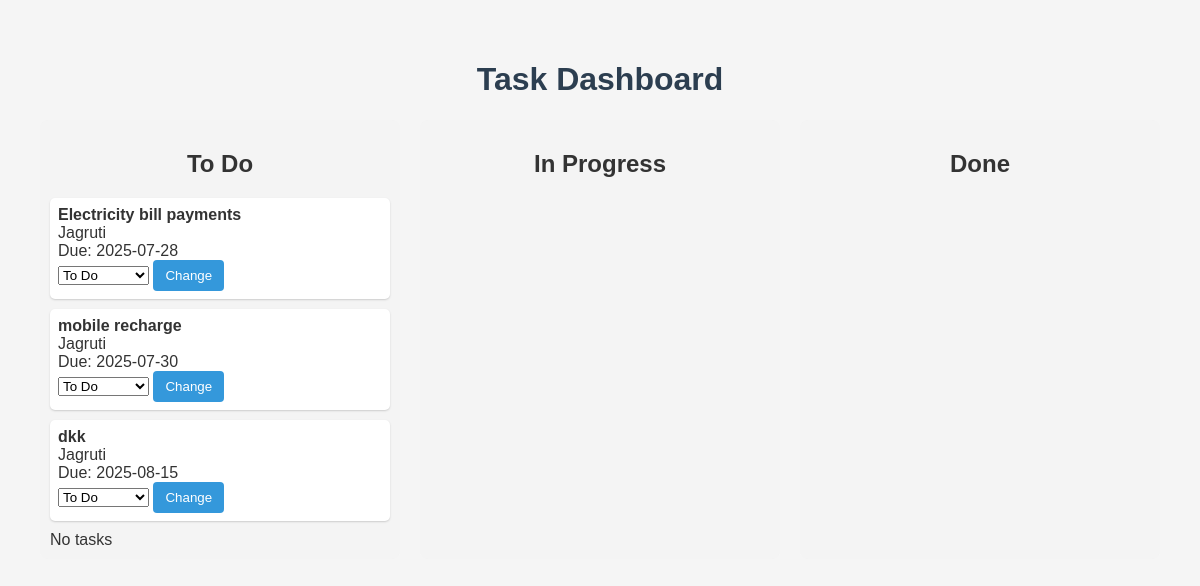
Before: /filter/To Do with the older database file.
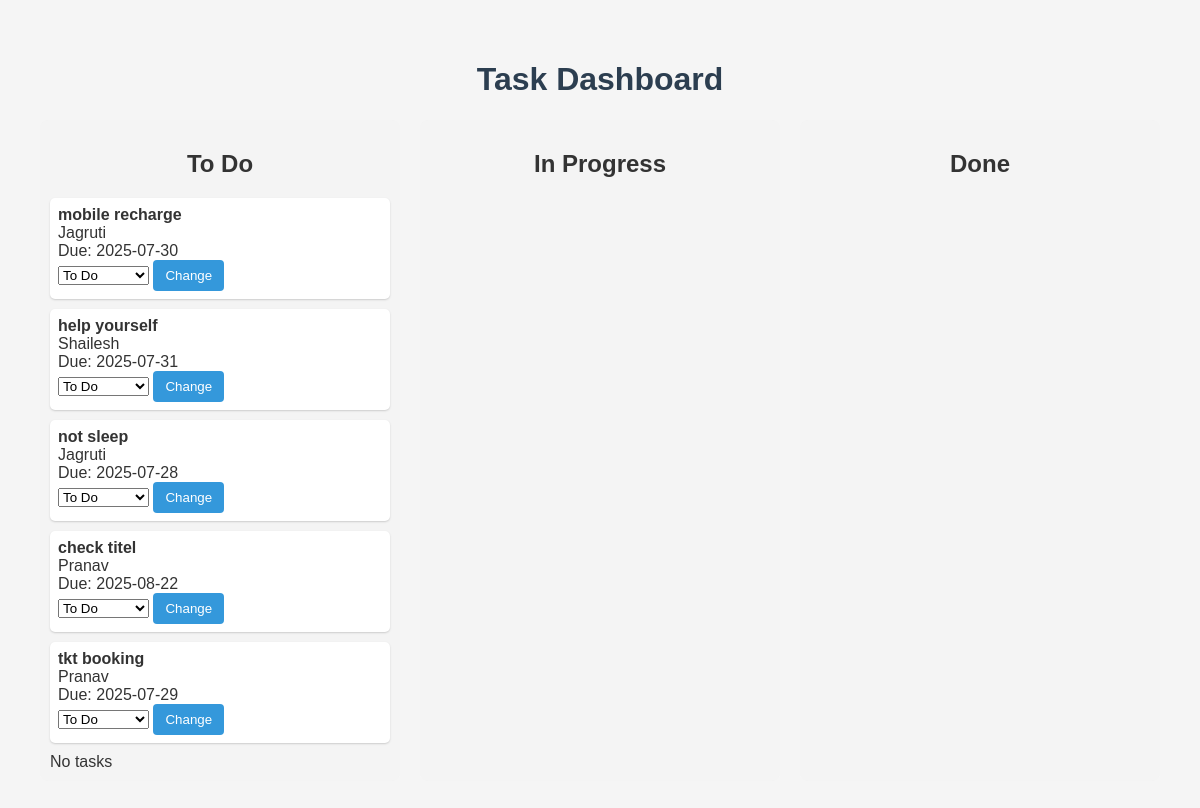
After: the same page with the newer database file.
### tables this page shows
CREATE TABLE tasks (
            id INTEGER PRIMARY KEY AUTOINCREMENT,
            title TEXT NOT NULL,
            assigned_to TEXT NOT NULL,
            status TEXT NOT NULL,
            due_date DATETIME,
            created_at DATETIME DEFAULT CURRENT_TIMESTAMP,
            updated_at DATETIME DEFAULT CURRENT_TIMESTAMP,
            FOREIGN KEY (assigned_to) REFERENCES users(username)
        );

### app.py (the view)
@app.route('/filter/<status>')
def filter_tasks(status):
    conn = get_db_connection()
    tasks = conn.execute("SELECT * FROM tasks WHERE status = ?", (status,)).fetchall()
    conn.close()
    return render_template('index.html', tasks=tasks)

### app.py (called while the page is built)
def get_db_connection():
    conn = sqlite3.connect('database.db')
    conn.row_factory = sqlite3.Row
    return conn

### templates/index.html (shortened to what this page needs)
<!DOCTYPE html>
<html>
<head>
    <link rel="stylesheet" href="/static/style.css">
</head>
<body>
    <h1>Task Dashboard</h1>
    <div class="board-container">
        <div class="board">
            <h2>To Do</h2>
            {% set found = false %}
            {% for task in tasks if task.status == 'To Do' %}
              {% set found = true %}
                <div class="task-item">
                    <strong>{{ task.title }}</strong><br>
                    {{ task.assigned_to }}<br>
                    Due: {{ task.due_date }}<br>
                    <form action="{{ url_for('update_status', task_id=task.id) }}" method="post" style="display:inline;">
                        <select name="status">
                            <option value="To Do" {% if task.status == 'To Do' %}selected{% endif %}>To Do</option>
                        </select>
                        <button type="submit">Change</button>
                    </form>
                </div>
            {% endfor %}
            {% if not found %}
              <div>No tasks</div>
            {% endif %}
        </div>
        <div class="board">
            <h2>In Progress</h2>
        </div>
        <div class="board">
            <h2>Done</h2>
        </div>
    </div>
</body>
</html>

### static/style.css (style rules this page uses)
body { font-family: Arial, sans-serif; margin: 40px; background-color: #f5f5f5; color: #333; }
h1 { text-align: center; color: #2c3e50; }
form { display: flex; justify-content: center; gap: 10px; margin-bottom: 30px; }
button { padding: 8px 12px; background-color: #3498db; color: white; border: none; border-radius: 4px; cursor: pointer; }

### templates/index.html (style rules this page uses)
.board-container { display: flex; gap: 20px; }
.board { flex: 1; background: #f4f4f4; padding: 10px; border-radius: 8px; }
.board h2 { text-align: center; }
.task-item { background: #fff; margin-bottom: 10px; padding: 8px; border-radius: 5px; box-shadow: 0 1px 2px #ccc; }

Changed rows visible on the page:
no longer on this page (row edited): tasks: title "Electricity bill payments", assigned_to "Jagruti", due_date "2025-07-28", status "To Do"
no longer on this page (row edited): tasks: title "dkk", assigned_to "Jagruti", due_date "2025-08-15", status "To Do"
added tasks: title "help yourself", assigned_to "Shailesh", due_date "2025-07-31", status "To Do"
added tasks: title "not sleep", assigned_to "Jagruti", due_date "2025-07-28", status "To Do"
added tasks: title "check titel", assigned_to "Pranav", due_date "2025-08-22", status "To Do"
added tasks: title "tkt booking", assigned_to "Pranav", due_date "2025-07-29", status "To Do"
